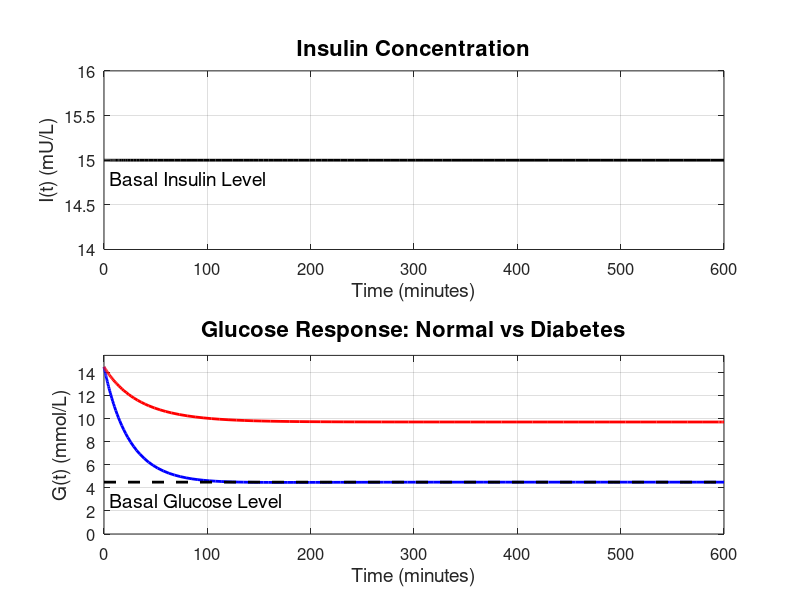

Reproduce this figure in MATLAB. (Note: a time limit stopped this script after it produced the figure.)
clear;

% -------------------------------- %
%         Model Parameters         %
% -------------------------------- %

l1_normal = 0.028;
l1_diabetes = 0.0;
l2 = 0.025;
l3 = 0.000013;
Vl = 12;
n = 5/54;
Gb = 4.5;
Ib = 15;

% -------------------------------- %
%         Model Equations          %
% -------------------------------- %

u = @(t) n * Vl * Ib; % Basal input

odeSystemNormal = @(t, z) [
    -l1_normal*z(1) - z(1)*z(2) - Gb*z(2);  % z1_dot
    -l2*z(2) + l3*z(3);                    % z2_dot
    -n*z(3) - n*Ib + (u(t)/Vl);             % z3_dot
    0];

odeSystemDiabetes = @(t, z) [
    -l1_diabetes*z(1) - z(1)*z(2) - Gb*z(2);
    -l2*z(2) + l3*z(3);                       % z2_dot
    -n*z(3) - n*Ib + (u(t)/Vl);                % z3_dot
    0];

% -------------------------------- %
%          Time Response           %
% -------------------------------- %

tspan = [0 600];
z0 = [10; 0.01; 0; 0];

% % Solve for normal case
[t_normal, z_normal] = ode45(odeSystemNormal, tspan, z0);

% % Solve for diabetic case
[t_diabetes, z_diabetes] = ode45(odeSystemDiabetes, tspan, z0);

% Create subplots
figure(1); % Use figure 1
set(gcf, 'Position', [100, 100, 700, 500], 'Visible', 'off');
% Left subplot: Insulin response
subplot(2, 1, 1);
plot(t_normal, z_normal(:,3) + Ib, 'k', 'LineWidth', 2); % Plot I + Ib in blue
hold on;
set(gca, 'FontSize', 12); % Increase ticks font size
ylim([Ib-1, Ib+1]); % Set ylim range
text(5, Ib - 0.1 * (Ib+1 - (Ib-1)), 'Basal Insulin Level', 'FontSize', 14, 'Color', 'k'); % Annotation
xlabel('Time (minutes)', 'FontSize', 14);
ylabel('I(t) (mU/L)', 'FontSize', 14);
title('Insulin Concentration', 'FontSize', 16);
grid on;

% Right subplot: Glucose response
subplot(2, 1, 2);
plot(t_normal, z_normal(:,1) + Gb, 'b', 'LineWidth', 2); % Plot G + Gb
hold on;
set(gca, 'FontSize', 12); % Increase ticks font size
plot(t_diabetes, z_diabetes(:,1) + Gb, 'r', 'LineWidth', 2); % Plot G + Gb for diabetes
plot(tspan, [Gb Gb], 'k--', 'LineWidth', 2); % Basal glucose level using plot
ylim([0, max(max(z_normal(:,1) + Gb), max(z_diabetes(:,1) + Gb)) + 1]); % Set ylim range
text(5, Gb - 0.1 * (max(max(z_normal(:,1) + Gb), max(z_diabetes(:,1) + Gb)) + 1), 'Basal Glucose Level', 'FontSize', 14, 'Color', 'k'); % Annotation
xlabel('Time (minutes)', 'FontSize', 14);
ylabel('G(t) (mmol/L)', 'FontSize', 14);
% legend('Normal', 'Diabetes', 'FontSize', 12);
title('Glucose Response: Normal vs Diabetes', 'FontSize', 16);
grid on;

% Save the first figure
exportgraphics(gcf, 'images/time_response.png', 'Resolution', 300);

% -------------------------------- %
%          Phase Portrait          %
% -------------------------------- %

% % Quiver plot for phase portrait
% figure(2); % Use figure 2
% set(gcf, 'Position', [100, 100, 1000, 300], 'Visible', 'off');

% % Define grid for quiver plot
% [G, I] = meshgrid(4.5:1:20, 15:1:30);

% % Initialize derivatives
% dG_normal = zeros(size(G));
% dI_normal = zeros(size(I));
% dG_diabetes = zeros(size(G));
% dI_diabetes = zeros(size(I));

% % Compute derivatives at each grid point
% for i = 1:numel(G)
%     z_normal_point = [G(i) - Gb; 0.01; I(i) - Ib;0];
%     dz_normal = odeSystemNormal(0, z_normal_point);
%     dG_normal(i) = dz_normal(1);
%     dI_normal(i) = dz_normal(3);

%     z_diabetes_point = [G(i) - Gb; 0.01; I(i) - Ib;0];
%     dz_diabetes = odeSystemDiabetes(0, z_diabetes_point);
%     dG_diabetes(i) = dz_diabetes(1);
%     dI_diabetes(i) = dz_diabetes(3);
% end

% % Plot quiver for normal case
% subplot(1, 2, 1);
% quiver(G, I, dG_normal, dI_normal, 'b');
% hold on;
% xlabel('Glucose', 'FontSize', 14);
% ylabel('Insulin', 'FontSize', 14);
% title('Normal', 'FontSize', 16);
% set(gca, 'FontSize', 12); % Adjust tick font size
% grid on;

% % Plot quiver for diabetic case
% subplot(1, 2, 2);
% quiver(G, I, dG_diabetes, dI_diabetes, 'r');
% hold on;
% xlabel('Glucose', 'FontSize', 14);
% ylabel('Insulin', 'FontSize', 14);
% title('Diabetes', 'FontSize', 16);
% set(gca, 'FontSize', 12); % Adjust tick font size
% grid on;

% % Save the second figure
% exportgraphics(gcf, 'images/phase_portrait.png', 'Resolution', 300);

% ------------------------------
%       Sliding Mode Control with Chattering      %
% ------------------------------

k = 0.5; eta = 3;
a = -6; b = 1; m = n; phi = 45;

u_smc = @(t, z) n * Vl * Ib + (Vl/b)*(a*l1_diabetes*z(1) + a*z(1)*z(2) + a*Gb*z(2) + b*m*z(3) + b*m*Ib - eta*sign(a*z(1) + b*z(3)) - k*(a*z(1) + b*z(3)));

% Update the diabetic system with SMC
odeSystemDiabetesSMC = @(t, z) [
    -l1_diabetes*z(1) - z(1)*z(2) - Gb*z(2);         % z1_dot (Glucose dynamics)
    -l2*z(2) + l3*z(3);                              % z2_dot
    -n*z(3) - n*Ib + (u_smc(t, z)/Vl);                % z3_dot (Insulin dynamics with SMC)
    u_smc(t,z)];

[t_diabetes_smc, z_diabetes_smc] = ode45(odeSystemDiabetesSMC, tspan, z0);

figure(3);
set(gcf, 'Position', [100, 100, 700, 800]);
% Left subplot: Insulin response
subplot(3, 1, 2);
plot(t_normal, z_normal(:,3) + Ib, 'k--', 'LineWidth', 1.5);
hold on;
plot(t_diabetes_smc, z_diabetes_smc(:,3) + Ib, 'g', 'LineWidth', 1.5);
text(5, Ib - 7, ...
    'Basal Insulin Level', 'FontSize', 14, 'Color', 'k'); % Annotation
xlabel('Time (minutes)', 'FontSize', 14);
ylabel('Insulin', 'FontSize', 14);
ylim([0, 80]);
% legend('Normal', 'Diabetes with SMC', 'FontSize', 12);
title('Insulin Response', 'FontSize', 16);
set(gca, 'FontSize', 12); % Adjust tick font size
grid on;

% Middle subplot: Glucose response
subplot(3, 1, 3);
plot(t_normal, z_normal(:,1) + Gb, 'b', 'LineWidth', 1.5); % Plot G + Gb for normal case
hold on;
plot(t_diabetes, z_diabetes(:,1) + Gb, 'r', 'LineWidth', 1.5); % Plot G + Gb for diabetes
plot(t_diabetes_smc, z_diabetes_smc(:,1) + Gb, 'g', 'LineWidth', 1.5); % Plot G + Gb for diabetes with SMC
plot(tspan, [Gb Gb], 'k--', 'LineWidth', 1.5); % Basal glucose level
ylim([0, max([z_normal(:,1) + Gb; z_diabetes(:,1) + Gb; z_diabetes_smc(:,1) + Gb]) + 1]); % Set ylim range
text(5, Gb - 0.1 * (max([z_normal(:,1) + Gb; z_diabetes(:,1) + Gb; z_diabetes_smc(:,1) + Gb]) + 1), ...
    'Basal Glucose Level', 'FontSize', 14, 'Color', 'k'); % Annotation
xlabel('Time (minutes)', 'FontSize', 14);
ylabel('Glucose', 'FontSize', 14);
% legend('Normal', 'Diabetes', 'Diabetes with SMC', 'FontSize', 12);
title('Glucose Response', 'FontSize', 16);
set(gca, 'FontSize', 12); % Adjust tick font size
grid on;

% Right subplot: Control effort
subplot(3, 1, 1);
plot(t_diabetes_smc(1:end-1), diff(z_diabetes_smc(:,4))./diff(t_diabetes_smc), 'b', 'LineWidth', 1.5); % Plot control effort
xlabel('Time (minutes)', 'FontSize', 14);
ylabel('u(t) (mU/min)', 'FontSize', 14);
title('Control Effort', 'FontSize', 16);
set(gca, 'FontSize', 12); % Adjust tick font size
grid on;

% Save the figure
exportgraphics(gcf, 'images/insulin_glucose_response_smc.png', 'Resolution', 300);

% -------------------------------------------------- %
%       Sliding Mode Control without Chattering      %
% -------------------------------------------------- %

k = 0.5; eta = 3;
a = -6; b = 1; m = n; phi = 45;

u_smc = @(t, z) n * Vl * Ib + (Vl/b)*(a*l1_diabetes*z(1) + a*z(1)*z(2) + a*Gb*z(2) + b*m*z(3) + b*m*Ib - eta*boundary_layer(phi,a*z(1) + b*z(3)) - k*(a*z(1) + b*z(3)));

% Update the diabetic system with SMC
odeSystemDiabetesSMC = @(t, z) [
    -l1_diabetes*z(1) - z(1)*z(2) - Gb*z(2);         % z1_dot (Glucose dynamics)
    -l2*z(2) + l3*z(3);                              % z2_dot
    -n*z(3) - n*Ib + (u_smc(t, z)/Vl);                % z3_dot (Insulin dynamics with SMC)
    u_smc(t,z)];

[t_diabetes_smc, z_diabetes_smc] = ode45(odeSystemDiabetesSMC, tspan, z0);

figure(7);
set(gcf, 'Position', [100, 100, 700, 800]);
% Left subplot: Insulin response
subplot(3, 1, 2);
plot(t_normal, z_normal(:,3) + Ib, 'k--', 'LineWidth', 1.5);
hold on;
plot(t_diabetes_smc, z_diabetes_smc(:,3) + Ib, 'g', 'LineWidth', 1.5);
text(5, Ib - 7, ...
    'Basal Insulin Level', 'FontSize', 14, 'Color', 'k'); % Annotation
xlabel('Time (minutes)', 'FontSize', 14);
ylabel('Insulin', 'FontSize', 14);
ylim([0, 80]);
% legend('Normal', 'Diabetes with SMC', 'FontSize', 12);
title('Insulin Response', 'FontSize', 16);
set(gca, 'FontSize', 12); % Adjust tick font size
grid on;

% Middle subplot: Glucose response
subplot(3, 1, 3);
plot(t_normal, z_normal(:,1) + Gb, 'b', 'LineWidth', 1.5); % Plot G + Gb for normal case
hold on;
plot(t_diabetes, z_diabetes(:,1) + Gb, 'r', 'LineWidth', 1.5); % Plot G + Gb for diabetes
plot(t_diabetes_smc, z_diabetes_smc(:,1) + Gb, 'g', 'LineWidth', 1.5); % Plot G + Gb for diabetes with SMC
plot(tspan, [Gb Gb], 'k--', 'LineWidth', 1.5); % Basal glucose level
text(5, Gb - 0.1 * (max([z_normal(:,1) + Gb; z_diabetes(:,1) + Gb; z_diabetes_smc(:,1) + Gb]) + 1), ...
    'Basal Glucose Level', 'FontSize', 14, 'Color', 'k'); % Annotation
ylim([0, max([z_normal(:,1) + Gb; z_diabetes(:,1) + Gb; z_diabetes_smc(:,1) + Gb]) + 1]); % Set ylim range
xlabel('Time (minutes)', 'FontSize', 14);
ylabel('Glucose', 'FontSize', 14);

% legend('Normal', 'Diabetes', 'Diabetes with SMC', 'FontSize', 12);
title('Glucose Response', 'FontSize', 16);
set(gca, 'FontSize', 12); % Adjust tick font size
grid on;

% Right subplot: Control effort
subplot(3, 1, 1);
plot(t_diabetes_smc(1:end-1), diff(z_diabetes_smc(:,4))./diff(t_diabetes_smc), 'LineWidth', 1.5); % Plot control effort
hold on;
xlabel('Time (minutes)', 'FontSize', 14);
ylabel('u(t) (mU/min)', 'FontSize', 14);
title('Control Effort', 'FontSize', 16);
set(gca, 'FontSize', 12); % Adjust tick font size
grid on;

% Save the figure
exportgraphics(gcf, 'images/insulin_glucose_response_smc_boundary_layer.png', 'Resolution', 300);


% ------------------------------------------------------- %
%          Print the integer of the control effort        %
% ------------------------------------------------------- %

% Compute the integer of the control effort
control_effort = trapz(t_diabetes_smc(1:end-1), diff(z_diabetes_smc(:,4))./diff(t_diabetes_smc));

fprintf('The integer of the control effort is: %.2f\n', control_effort);

% Save parameters, arrays, and integral to a .mat file
save(sprintf('params/params_and_arrays_k%d_eta%d_a%d_b%d_phi%d.mat', k, eta, a, b, phi), 'k', 'eta', 'a', 'b', 'phi', 't_diabetes_smc', 'z_diabetes_smc', 'control_effort');

% -------------------------------- %
%          Phase Portrait          %
% -------------------------------- %

% % Quiver plot for phase portrait
% figure(2); % Use figure 2
% set(gcf, 'Position', [100, 100, 1200, 300]);

% % Define grid for quiver plot
% [G, I] = meshgrid(4.5:1:20, 15:1:30);

% % Initialize derivatives
% dG_normal = zeros(size(G));
% dI_normal = zeros(size(I));
% dG_diabetes = zeros(size(G));
% dI_diabetes = zeros(size(I));
% dG_diabetes_smc = zeros(size(G));
% dI_diabetes_smc = zeros(size(I));

% % Compute derivatives at each grid point
% for i = 1:numel(G)
%     z_normal_point = [G(i) - Gb; 0.01; I(i) - Ib;0];
%     dz_normal = odeSystemNormal(0, z_normal_point);
%     dG_normal(i) = dz_normal(1);
%     dI_normal(i) = dz_normal(3);

%     z_diabetes_point = [G(i) - Gb; 0.01; I(i) - Ib;0];
%     dz_diabetes = odeSystemDiabetes(0, z_diabetes_point);
%     dG_diabetes(i) = dz_diabetes(1);
%     dI_diabetes(i) = dz_diabetes(3);

%     z_diabetes_smc_point = [G(i) - Gb; 0.01; I(i) - Ib; 0];
%     dz_diabetes_smc = odeSystemDiabetesSMC(0, z_diabetes_smc_point);
%     dG_diabetes_smc(i) = dz_diabetes_smc(1);
%     dI_diabetes_smc(i) = dz_diabetes_smc(3);
% end

% % Plot quiver for normal case
% subplot(1, 3, 1);
% quiver(G, I, dG_normal, dI_normal, 'b');
% hold on;
% xlabel('Glucose', 'FontSize', 14);
% ylabel('Insulin', 'FontSize', 14);
% title('Normal', 'FontSize', 16);
% set(gca, 'FontSize', 12); % Adjust tick font size
% grid on;

% % Plot quiver for diabetic case
% subplot(1, 3, 2);
% quiver(G, I, dG_diabetes, dI_diabetes, 'r');
% hold on;
% xlabel('Glucose', 'FontSize', 14);
% ylabel('Insulin', 'FontSize', 14);
% title('Diabetes', 'FontSize', 16);
% set(gca, 'FontSize', 12); % Adjust tick font size
% grid on;

% % Plot quiver for diabetic case
% subplot(1, 3, 3);
% quiver(G, I, dG_diabetes_smc, dI_diabetes_smc, 'r');
% hold on;
% xlabel('Glucose', 'FontSize', 14);
% ylabel('Insulin', 'FontSize', 14);
% title('Diabetes with SMC', 'FontSize', 16);
% set(gca, 'FontSize', 12); % Adjust tick font size
% grid on;

% hold on;
% x = linspace(4.5, 20, 100);
% y = (1 - a * x) / b;
% plot(x, y, 'k--', 'LineWidth', 1.5);
% xlim([4.5, 20]);
% ylim([15, 30]);

% % Save the second figure
% exportgraphics(gcf, 'images/phase_portrait_smc.png', 'Resolution', 300);
